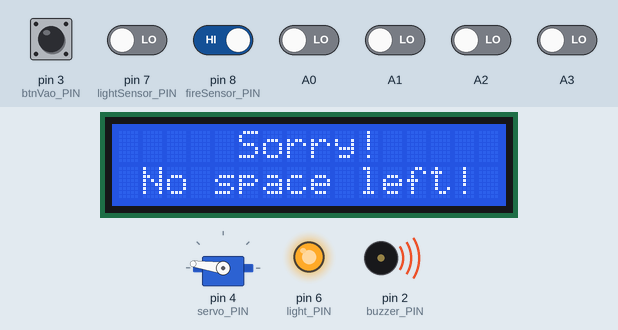
Recording of a sketch running on a simulated Arduino Uno, built with avr-gcc and run on an emulated ATmega328P. Parts: servo, 16×2 character LCD, output pins drawn as LEDs (lit = HIGH), buzzer (waves = sounding, pin HIGH). The inputs (shaded band) are chosen by the test bench; at power-on: pin 3 (btnVao_PIN), pin 8 (fireSensor_PIN) HIGH, A0–3, pin 7 (lightSensor_PIN) LOW. Pins used as bus, display or sensor lines are not drawn; what the sketch prints to the serial monitor is not drawn.

Above: at 1.0 s.
1.1 s: pin 3 (btnVao_PIN) pulled LOW for 0.15 s
At 2.3 s:
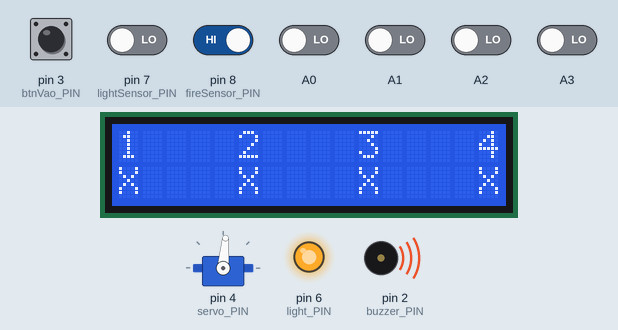
4.8 s: pin 8 (fireSensor_PIN) driven LOW
At 7.3 s:
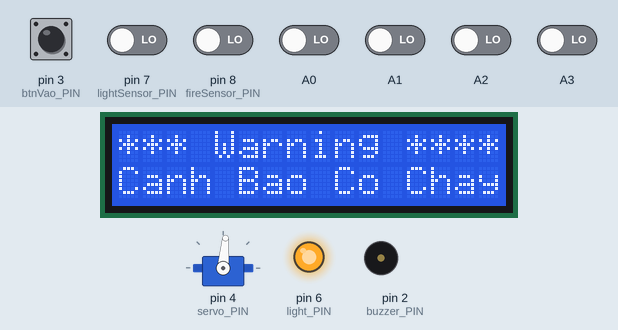
7.8 s: pin 7 (lightSensor_PIN) driven HIGH
At 9.0 s:
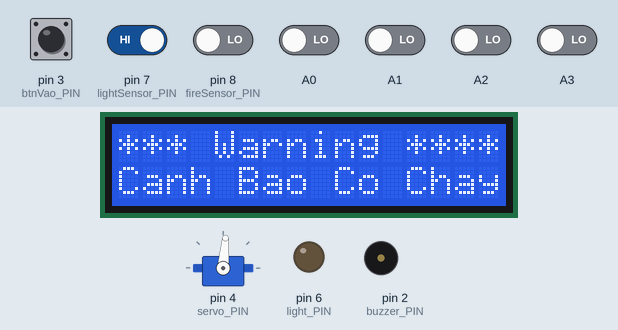
9.3 s: pin 8 (fireSensor_PIN) driven HIGH
At 10.5 s:
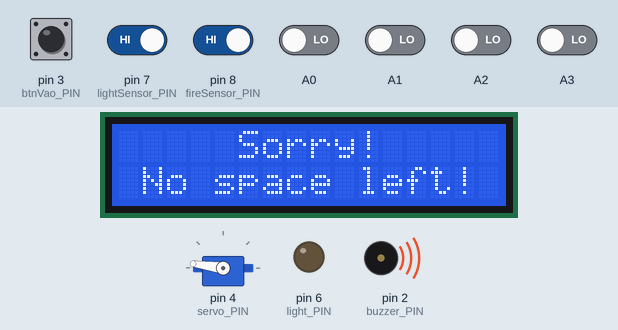
10.8 s: A0 driven HIGH
At 12.0 s:
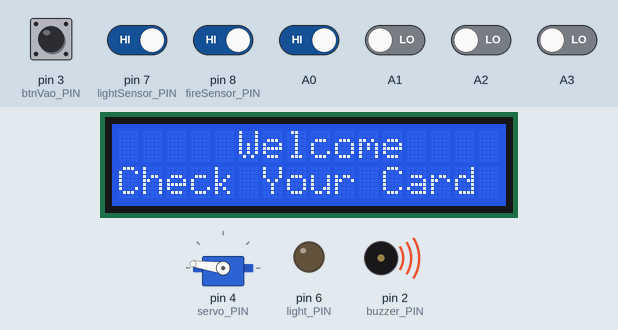
12.3 s: pin 3 (btnVao_PIN) pulled LOW for 1 s
At 14.1 s:
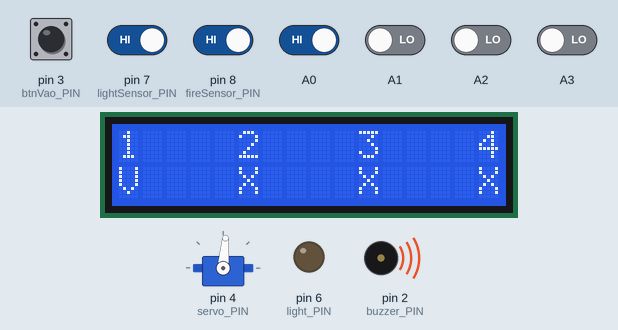
Timing chart, 0 to 18.1 s (numbered marks = the images above; inputs shaded):
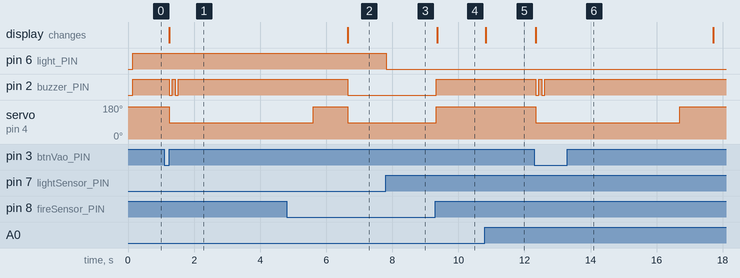

Measured:
- after the input at 1.1 s, pin 2 (buzzer_PIN): alternates HIGH for 0.09 s and LOW for 0.09 s, 4 changes in all, then stays HIGH, starting after 0.15 s; servo on pin 4 (servo_PIN): 172° → 85° after 0.15 s; the display: changes after 0.15 s (image 1)
- after the input at 4.8 s, pin 2 (buzzer_PIN): HIGH → LOW after 1.9 s; the display: changes after 1.9 s (image 2)
- after the input at 7.8 s, pin 6 (light_PIN): HIGH → LOW at once
- after the input at 9.3 s, pin 2 (buzzer_PIN): LOW → HIGH at once; servo on pin 4 (servo_PIN): 85° → 172° at once; the display: changes after 0.06 s (image 4)
- after the input at 10.8 s, the display: changes at once (image 5)
- after the input at 12.3 s, pin 2 (buzzer_PIN): alternates HIGH for 0.09 s and LOW for 0.09 s, 4 changes in all, then stays HIGH, starting after 0.05 s; servo on pin 4 (servo_PIN): 172° → 85° after 0.05 s, → 172° 4.4 s later; the display: changes after 0.05 s (image 6)

The sketch:

code_RFID_in.ino
```cpp
//=================== Library  ====================================
#include <SPI.h>
#include <MFRC522.h>
#include <Servo.h>
#include <Wire.h>
#include <LiquidCrystal_I2C.h>
#include <Arduino_FreeRTOS.h>
#include <task.h>
#include <semphr.h>

//=================================================================
TaskHandle_t xTaskReadSensor;
TaskHandle_t xTaskManualControlBarrier;
TaskHandle_t xTaskAutoControlBarrier;
TaskHandle_t xTaskReadRFID;
TaskHandle_t xTaskReadESP;

SemaphoreHandle_t xBinarySemaphore;
// QueueHandle_t queue;

//===================Define task===================================
void TaskReadSensor(void *pvParameters);
void TaskManualControlBarrier(void *pvParameters);
void TaskAutoControlBarrier(void *pvParameters);
void TaskReadRFID(void *pvParameters);
void TaskReadESP(void *pvParameters);

LiquidCrystal_I2C lcd(0x27, 16, 2);

//======================= Servo ===================================
Servo myservo_vao;
int sv;

//====================== Chan cam bien ============================
int lightSensor, fireSensor = HIGH;
int s1;
int s2;
int s3;
int s4;

//======================= Chan thiet bi dieu khien=================
#define buzzer_PIN 2
#define btnVao_PIN 3
#define servo_PIN 4
#define light_PIN 6
#define lightSensor_PIN 7
#define fireSensor_PIN 8

//======================= Bien diem so luong xe ====================
int a = 0, b = 0, c = 0, d = 0;
int count = 0;

//======================= Milis ====================================


//======================= RFID =====================================
#define RST_PIN 9                  // Configurable, see typical pin layout above
#define SS_PIN 10                  // Configurable, see typical pin layout above
MFRC522 mfrc522(SS_PIN, RST_PIN);  // Create MFRC522 instance.

void setup() {
  pinMode(buzzer_PIN, OUTPUT);
  pinMode(btnVao_PIN, INPUT_PULLUP);
  pinMode(servo_PIN, OUTPUT);
  pinMode(light_PIN, OUTPUT);
  pinMode(lightSensor_PIN, INPUT);
  pinMode(fireSensor_PIN, INPUT);
  //    pinMode(SW_PIN, INPUT);

  Serial.begin(9600);  // Initialize serial communications with the PC
  SPI.begin();         // Init SPI bus
  mfrc522.PCD_Init();  // Init MFRC522 card
  myservo_vao.attach(servo_PIN);
  myservo_vao.write(172);

  // last = millis();
  // scanCard = millis();
  // openBarrier = millis();

  lcd.init();  // initialize the lcd
  lcd.backlight();
  lcd.clear();

  // delay(250);
  LCD();
  // delay(250);

  while (!Serial)
    ;  // Do nothing if no serial port is opened

  if (xBinarySemaphore == NULL) {
    xBinarySemaphore = xSemaphoreCreateBinary();
    if (xBinarySemaphore != NULL)
      xSemaphoreGive(xBinarySemaphore);
  }

  //==================== Các task ================================
  xTaskCreate(TaskReadSensor, "TaskReadSensor", 128, NULL, 1, &xTaskReadSensor);                                //50ms
  // xTaskCreate(TaskReadRFID, "TaskReadRFID", 128, NULL, 1, &xTaskReadRFID);                                      // 1282ms
  xTaskCreate(TaskManualControlBarrier, "TaskManualControlBarrier", 128, NULL, 1, &xTaskManualControlBarrier);  //Ko hoạt động 1ms, hđ: 5970ms
  // xTaskCreate(TaskAutoControlBarrier, "TaskAutoControlBarrier", 128, NULL, 1, &xTaskAutoControlBarrier);
  // xTaskCreate(TaskReadESP, "TaskReadESP", 128, NULL, 1, &xTaskReadESP);

  Serial.println("Start program....");

  vTaskStartScheduler();
}

void loop() {}

void TaskReadRFID(void *pvParameters) {
  while (1) {
    if (xSemaphoreTake(xBinarySemaphore, portMAX_DELAY) == pdPASS) {
      Serial.println("Task read RFID....");

      // Look for new cards
      if (!mfrc522.PICC_IsNewCardPresent()) {
        xSemaphoreGive(xBinarySemaphore);
        continue;
      }

      // Select one of the cards
      if (!mfrc522.PICC_ReadCardSerial()) {
        xSemaphoreGive(xBinarySemaphore);
        continue;
      }

      // String content= "";
      //  Show some details of the PICC (that is: the tag/card)

      Serial.print("ci");
      for (int i = 0; i < 4; i++) {
        Serial.print(mfrc522.uid.uidByte[i], HEX);
      }

      digitalWrite(buzzer_PIN, LOW);
      vTaskDelay(50 / portTICK_PERIOD_MS);
      digitalWrite(buzzer_PIN, HIGH);
      vTaskDelay(50 / portTICK_PERIOD_MS);
      digitalWrite(buzzer_PIN, LOW);
      vTaskDelay(50 / portTICK_PERIOD_MS);
      digitalWrite(buzzer_PIN, HIGH);
      vTaskDelay(1000 / portTICK_PERIOD_MS);
      mfrc522.PICC_HaltA();

      xSemaphoreGive(xBinarySemaphore);
    }

    vTaskDelay(10 / portTICK_PERIOD_MS);
  }
}

void TaskAutoControlBarrier(void *pvParameters) {
  while (1) {
    Serial.println("Task auto control barie....");
    if (Serial.available()) {
      sv = Serial.read();
      Serial.println(sv);
      vTaskDelay(200 / portTICK_PERIOD_MS);
      if (sv != 0) {
        barrier_open();
      } else {
        myservo_vao.write(172);
      }
      sv = 0;
    }
    vTaskDelay(100 / portTICK_PERIOD_MS);
  }
}

void TaskManualControlBarrier(void *pvParameters) {
  while (1) {
    if (xSemaphoreTake(xBinarySemaphore, portMAX_DELAY) == pdPASS) {
      Serial.println("Task button....");

      if (digitalRead(btnVao_PIN) == 0) {
        LCD_TRUE();
        myservo_vao.write(85);

        for (int i = 0; i < 2; i++) {
          digitalWrite(buzzer_PIN, LOW);
          vTaskDelay(100 / portTICK_PERIOD_MS);
          digitalWrite(buzzer_PIN, HIGH);
          vTaskDelay(100 / portTICK_PERIOD_MS);
        }
        vTaskDelay(4000 / portTICK_PERIOD_MS);
        myservo_vao.write(172);
        vTaskDelay(1000 / portTICK_PERIOD_MS);
        LCD();
      }
      xSemaphoreGive(xBinarySemaphore);
    }

    vTaskDelay(100 / portTICK_PERIOD_MS);
  }
}

void TaskReadSensor(void *pvParameters) {

  while (1) {
    if (xSemaphoreTake(xBinarySemaphore, portMAX_DELAY) == pdPASS) {
      Serial.println("Task read sensor....");
      s1 = digitalRead(A0);
      s2 = digitalRead(A1);
      s3 = digitalRead(A2);
      s4 = digitalRead(A3);
      lightSensor = digitalRead(lightSensor_PIN);
      fireSensor = digitalRead(fireSensor_PIN);
      if (lightSensor == HIGH) {
        digitalWrite(light_PIN, LOW);  // batden
      } else {
        digitalWrite(light_PIN, HIGH);
      }

      if (fireSensor == LOW) {
        LCD_BAO_CHAY();
        myservo_vao.write(85);
        digitalWrite(buzzer_PIN, LOW);  // loa keu
      } else {
        myservo_vao.write(172);
        digitalWrite(buzzer_PIN, HIGH);
        if (parking_space_check() == 4) {
          lcd.setCursor(0, 0);
          lcd.print("     Sorry!     ");
          lcd.setCursor(0, 1);
          lcd.print(" No space left! ");
        } else {
          LCD();
        }
      }
      xSemaphoreGive(xBinarySemaphore);
    }
    vTaskDelay(1 / portTICK_PERIOD_MS);
  }
}

void TaskReadESP(void *pvParameters) {
  //======================Read status from ESP======================
  while (1) {
    //     while (mySerial.available()) {
    //   char inChar = (char)mySerial.read();
    //   statusFromESP += inChar;
    //   if (inChar == '\n') {
    //     stringComplete = true;
    //   }
    // }
    // if (stringComplete) {
    //   //    Serial.print("Data nhận: ");
    //   //    Serial.println(statusFromESP);
    //   //==================================
    //   //Xử lý dữ liệu
    //   handleData(statusFromESP);
    //   //==================================
    //   statusFromESP = "";
    //   stringComplete = false;
    // }
    //   //    Serial.println("TaskReadESP");
    //   vTaskDelay(10 / portTICK_PERIOD_MS);
  }
}

void handleData(String statusFromESP) {
  //  //Tìm vị trí kí tự
  //  int findStarChar, findOpenBracketChar = -1;
  //  findStarChar = statusFromESP.indexOf("*");
  //  findOpenBracketChar = statusFromESP.indexOf("(");
  //  //Cắt chuỗi
  //  if (findStarChar >= 0 && findOpenBracketChar >= 0) {
  //    statusFromESP =  statusFromESP.substring(findStarChar + 1, findOpenBracketChar);
  Serial.print("Data đã xử lý: ");
  Serial.println(statusFromESP);
}


void resetCommand() {
}

void barrier_open() {
  // Serial.println("mocua");
  myservo_vao.write(85);
  LCD_TRUE();
  for (int i = 0; i < 2; i++) {
    digitalWrite(buzzer_PIN, LOW);
    delay(100);
    digitalWrite(buzzer_PIN, ~LOW);
    delay(100);
  }
  delay(5000);
  myservo_vao.write(172);
}

int parking_space_check() {
  a = (s1 == LOW) ? 1 : 0;
  b = (s2 == LOW) ? 1 : 0;
  c = (s3 == LOW) ? 1 : 0;
  d = (s4 == LOW) ? 1 : 0;

  count = a + b + c + d;
  return count;
}

void LCD() {
  lcd.setCursor(0, 0);
  lcd.print("     Welcome    ");
  lcd.setCursor(0, 1);
  lcd.print("Check Your Card ");
}

void LCD_FALSE() {
  lcd.clear();
  lcd.setCursor(3, 0);
  lcd.print("Wrong card");
  lcd.setCursor(0, 1);
  lcd.print("Check Again");
}

void LCD_TRUE() {
  lcd.clear();
  lcd.setCursor(0, 0);
  lcd.print("1    2    3    4");
  lcd.setCursor(0, 1);
  lcd.print((digitalRead(A0) == LOW) ? "X    " : "V    ");
  lcd.setCursor(5, 1);
  lcd.print((digitalRead(A1) == LOW) ? "X    " : "V    ");
  lcd.setCursor(10, 1);
  lcd.print((digitalRead(A2) == LOW) ? "X    " : "V    ");
  lcd.setCursor(15, 1);
  lcd.print((digitalRead(A3) == LOW) ? "X" : "V");
}

void LCD_BAO_CHAY() {
  lcd.setCursor(0, 0);
  lcd.print("*** Warning ****");
  lcd.setCursor(0, 1);
  lcd.print("Canh Bao Co Chay");
}
```
